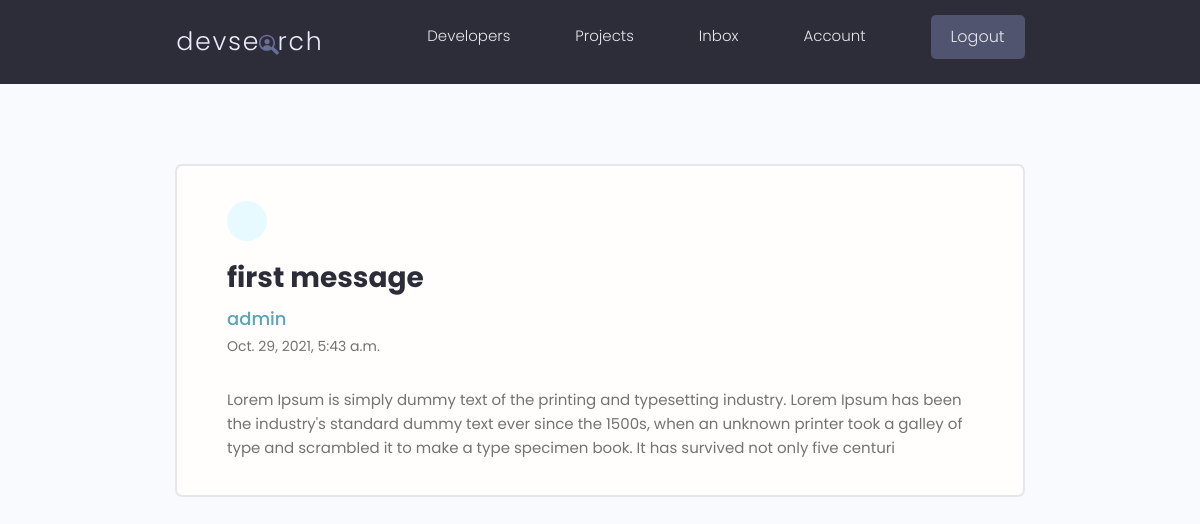
The page /message/74d216fe-101e-492f-94a6-6a8fe64d3fd5/ (signed in) on the database its author committed.
### users/models.py (models this page shows, shortened)
class Message(models.Model):
    sender = models.ForeignKey(Profile,on_delete=models.SET_NULL,null=True,blank=True)
    recipient =models.ForeignKey(Profile,on_delete=models.SET_NULL,null=True,blank=True,related_name="messages")
    name = models.CharField(max_length=200,null=True,blank=True)
    email = models.EmailField(max_length=200,null=True,blank=True)
    subject = models.CharField(max_length=200,null=True,blank=True)
    body = models.TextField()
    is_read=models.BooleanField(default=False,null=True)
    created=models.DateTimeField(auto_now_add=True)
    id=models.UUIDField(default=uuid.uuid4,unique=True,primary_key=True,editable=False)
    class Meta:
        ordering=['is_read','-created']

### users/views.py (the view)
# urls.py: path('message/<str:pk>/',views.viewMessage,name='message'),
@login_required(login_url='login')
def viewMessage(request,pk):
    msg=Message.objects.get(id=pk)
    if msg.is_read==False:
        msg.is_read=True
        msg.save()
    context={'message':msg}
    return render(request,'users/message.html',context)

### users/templates/users/message.html (shortened to what this page needs)
{% extends 'main.html' %}
{% block content %}
  <main class="messagePage my-xl">
    <div class="content-box">
      <div class="message">
        <a class="backButton" href="{% url 'inbox' %}"></a>
        <h2 class="message__subject">{{message.subject}}</h4>
          {% if message.sender %}
          <a href="{% url 'user-profile' message.sender.id %}" class="message__author">{{message.name}}</a>
          {% else %}
          <p class="message__author">{{message.name}}</p>
          {% endif %}
          <p class="message__date">{{message.created}}</p>
          <div class="message__body">
            {{message.body|linebreaksbr}}
          </div>
      </div>
    </div>
  </main>
  {% endblock content %}

### static/styles/app.css (style rules this page uses)
:root { --color-sub: #2d2d39; }
.content-box { width: 95%; max-width: 85rem; margin: 0 auto; }
.message { padding: 2.5rem 0; }
.message > a { display: flex; gap: 1rem; }
.message__author, .message__date { flex-basis: 25%; }
.message__subject { flex-basis: 50%; }
.message__date { text-align: right; }
.messagePage .message { list-style: none; background: var(--color-white); padding: 3.5rem 5rem; border: 2px solid var(--color-light); border-radius: 0.7rem; }
.messagePage .message__subject { font-size: 2.8rem; color: var(--color-sub); margin-bottom: 1rem; margin-top: 2rem; }
.messagePage .message__author { font-size: 1.8rem; font-weight: 500; }
.messagePage .message__date { font-size: 1.4rem; font-weight: 400; text-align: left; margin-bottom: 3rem; }
.backButton { background: var(--color-main-light); color: var(--color-main); width: 4rem; height: 4rem; display: flex; align-items: center; justify-content: center; border-radius: 50%; }

### static/uikit/styles/modules/_variables.css (style rules this page uses)
:root { --color-main: #5aa5b9; --color-main-light: #e6faff; --color-sub: #3f4156; --color-sub-light: #51546e; --color-sub-lighter: #ededfd; --color-text: #737373; --color-gray: #8b8b8b; --color-light: #e5e7eb; --color-light-gray: #767676; --color-bg: #f8fafd; --color-white: #fffefd; --color-white-light: #f3f3f3; --color-success: #359e64; --color-success-bg: #def8e8; --color-error: #fc4b0b; --color-error-bg: #fff2ee; --font-base: 'Poppins', arial, helvetica, 'Segoe UI', roboto, ubuntu, sans-serif; --font-monospace: 'Fira Code', 'Courier New', courier, monospace; --font-regular: 300; --font-medium: 500; --font-bold: 700; --generic-shadow: 1px 1px 5px #00000010; --generic-transition: all 0.3s ease-in-out; }

### static/uikit/styles/modules/_base.css (style rules this page uses)
* { margin: 0; padding: 0; box-sizing: border-box; text-rendering: optimizeLegibility; color: inherit; font-size: inherit; }
html { font-size: 50%; }
@media only screen and (min-width: 480px) { html { font-size: 56.25%; } }
@media only screen and (min-width: 1200px) { html { font-size: 62.5%; } }
body { line-height: 1.6; font-weight: 400; font-size: 1.5rem; color: var(--color-text); background-color: var(--color-bg); min-height: 100vh; }

### static/uikit/styles/modules/_typography.css (style rules this page uses)
* { font-family: var(--font-base); }
h2 { font-size: 3.6rem; font-weight: var(--font-bold); }
p, span, strong { font-size: 1.6rem; color: var(--color-text); font-weight: var(--font-regular); }
a { padding-bottom: 2px; text-decoration: none; display: inline-block; color: var(--color-main); font-weight: var(--font-medium); }

### static/uikit/styles/modules/_utilities.css (style rules this page uses)
.my-xl { margin: 8rem auto; }

### rows shown on the page
Message: subject "first message", name "admin", created "Oct. 29, 2021, 5:43 a.m.", body "Lorem Ipsum is simply dummy text of the printing and typesetting industry. Lorem Ipsum has been the industry's standard dummy text ever since the 1500s, when an unknown printer took a galley of type and scrambled it to make a type specimen book. It has survived not only five centuri"
